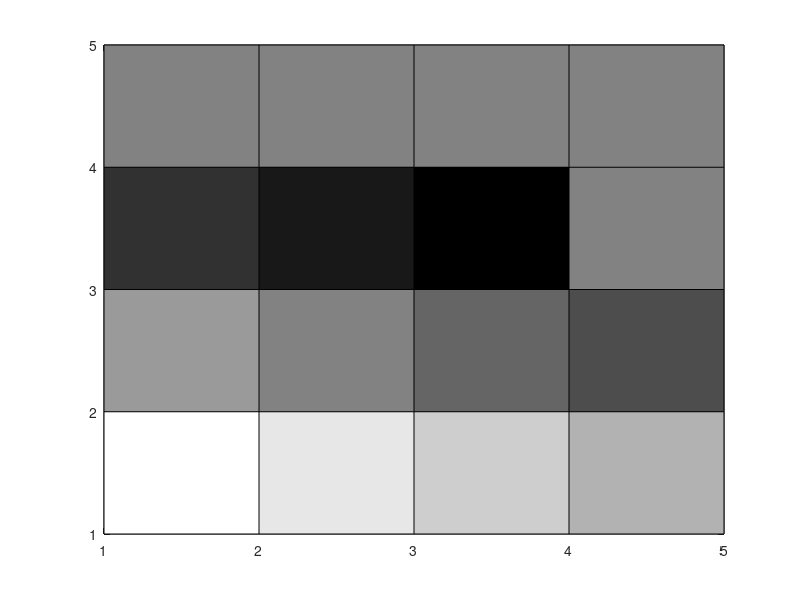
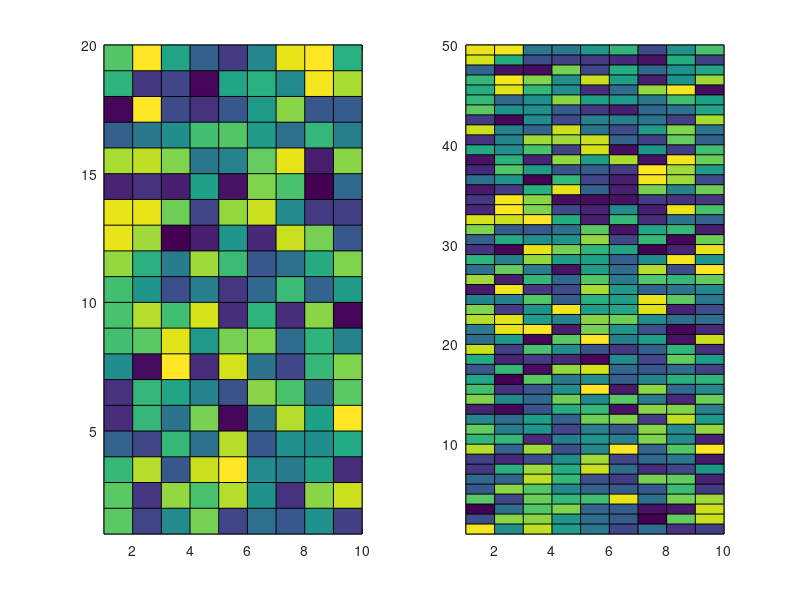
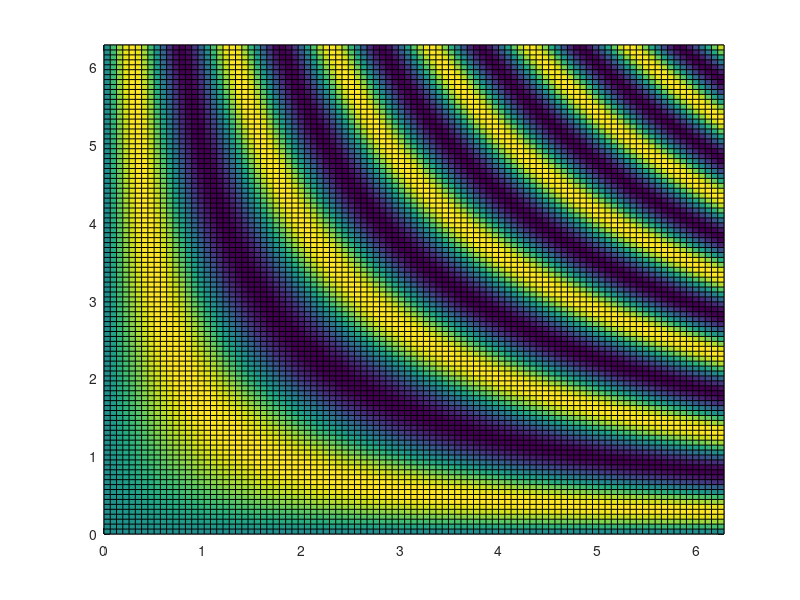

The MATLAB script that drew these images, in order:
%=============================================================================
% Copyright (c) 2016-present Allan CORNET (Nelson)
%=============================================================================
% This file is part of the Nelson.
%=============================================================================
% LICENCE_BLOCK_BEGIN
% SPDX-License-Identifier: LGPL-3.0-or-later
% LICENCE_BLOCK_END
%=============================================================================
% <--ADV-CLI MODE-->
%=============================================================================
f = figure();
x1 = [1.0 0.9 0.8 0.7];
x2 = [0.6 0.5 0.4 0.3];
x3 = [0.2 0.1 0.0 0.5];
x4 = [0.5 0.5 0.5 0.5];
xd = [1.0 1.0 1.0 1.0];
v = [[x1 0]; [x2 0]; [x3 0]; [x4 0]; [xd 0]];
pcolor(v);
colormap(gray)
%=============================================================================
f = figure();
[X,Y] = meshgrid(1:20);
LY = log(Y);
C = repmat([1:20; 20:-1:1], 10, 1);
s = pcolor(X, LY, C);
%=============================================================================
ax1 = subplot(1, 2, 1);
C1 = rand(20, 10);
pcolor(ax1, C1)
ax2 = subplot(1, 2, 2);
C2 = rand(50, 10);
pcolor(ax2, C2)
%=============================================================================
x = linspace(0,2*pi,100);
y = linspace(0,2*pi,100);
Z = sin(x'*y);
f = figure();
pcolor(x, y, Z);
%=============================================================================
